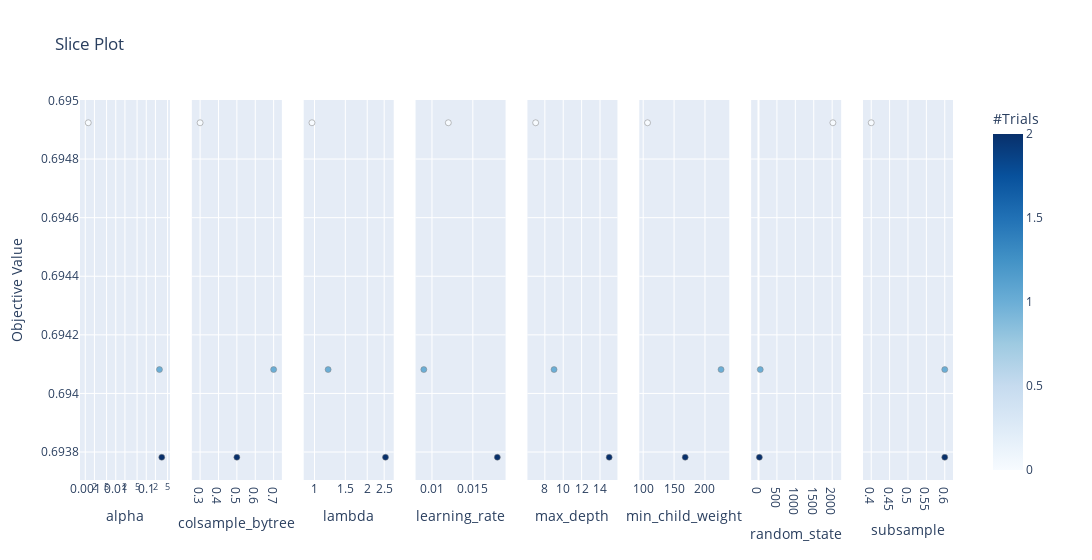

The notebook cell saved with this chart:
### Code cell
optuna.visualization.plot_slice(study)

### Figure 1 — Plotly figure (JSON) as saved in the notebook; plotly's stock layout.template omitted (floating-point values rounded to 4 significant figures)
{"data": [{"marker": {"color": [0, 1, 2], "colorbar": {"title": {"text": "#Trials"}, "x": 1, "xpad": 40}, "colorscale": [[0, "rgb(247,251,255)"], [0.125, "rgb(222,235,247)"], [0.25, "rgb(198,219,239)"], [0.375, "rgb(158,202,225)"], [0.5, "rgb(107,174,214)"], [0.625, "rgb(66,146,198)"], [0.75, "rgb(33,113,181)"], [0.875, "rgb(8,81,156)"], [1, "rgb(8,48,107)"]], "line": {"color": "Grey", "width": 0.5}, "showscale": true}, "mode": "markers", "showlegend": false, "type": "scatter", "x": [0.001254, 0.271, 0.3228], "xaxis": "x", "y": [0.6949, 0.6941, 0.6938], "yaxis": "y"}, {"marker": {"color": [0, 1, 2], "colorbar": {"title": {"text": "#Trials"}, "x": 1, "xpad": 40}, "colorscale": [[0, "rgb(247,251,255)"], [0.125, "rgb(222,235,247)"], [0.25, "rgb(198,219,239)"], [0.375, "rgb(158,202,225)"], [0.5, "rgb(107,174,214)"], [0.625, "rgb(66,146,198)"], [0.75, "rgb(33,113,181)"], [0.875, "rgb(8,81,156)"], [1, "rgb(8,48,107)"]], "line": {"color": "Grey", "width": 0.5}, "showscale": false}, "mode": "markers", "showlegend": false, "type": "scatter", "x": [0.3, 0.7, 0.5], "xaxis": "x2", "y": [0.6949, 0.6941, 0.6938], "yaxis": "y2"}, {"marker": {"color": [0, 1, 2], "colorbar": {"title": {"text": "#Trials"}, "x": 1, "xpad": 40}, "colorscale": [[0, "rgb(247,251,255)"], [0.125, "rgb(222,235,247)"], [0.25, "rgb(198,219,239)"], [0.375, "rgb(158,202,225)"], [0.5, "rgb(107,174,214)"], [0.625, "rgb(66,146,198)"], [0.75, "rgb(33,113,181)"], [0.875, "rgb(8,81,156)"], [1, "rgb(8,48,107)"]], "line": {"color": "Grey", "width": 0.5}, "showscale": false}, "mode": "markers", "showlegend": false, "type": "scatter", "x": [0.9667, 1.196, 2.543], "xaxis": "x3", "y": [0.6949, 0.6941, 0.6938], "yaxis": "y3"}, {"marker": {"color": [0, 1, 2], "colorbar": {"title": {"text": "#Trials"}, "x": 1, "xpad": 40}, "colorscale": [[0, "rgb(247,251,255)"], [0.125, "rgb(222,235,247)"], [0.25, "rgb(198,219,239)"], [0.375, "rgb(158,202,225)"], [0.5, "rgb(107,174,214)"], [0.625, "rgb(66,146,198)"], [0.75, "rgb(33,113,181)"], [0.875, "rgb(8,81,156)"], [1, "rgb(8,48,107)"]], "line": {"color": "Grey", "width": 0.5}, "showscale": false}, "mode": "markers", "showlegend": false, "type": "scatter", "x": [0.012, 0.009, 0.018], "xaxis": "x4", "y": [0.6949, 0.6941, 0.6938], "yaxis": "y4"}, {"marker": {"color": [0, 1, 2], "colorbar": {"title": {"text": "#Trials"}, "x": 1, "xpad": 40}, "colorscale": [[0, "rgb(247,251,255)"], [0.125, "rgb(222,235,247)"], [0.25, "rgb(198,219,239)"], [0.375, "rgb(158,202,225)"], [0.5, "rgb(107,174,214)"], [0.625, "rgb(66,146,198)"], [0.75, "rgb(33,113,181)"], [0.875, "rgb(8,81,156)"], [1, "rgb(8,48,107)"]], "line": {"color": "Grey", "width": 0.5}, "showscale": false}, "mode": "markers", "showlegend": false, "type": "scatter", "x": [7, 9, 15], "xaxis": "x5", "y": [0.6949, 0.6941, 0.6938], "yaxis": "y5"}, {"marker": {"color": [0, 1, 2], "colorbar": {"title": {"text": "#Trials"}, "x": 1, "xpad": 40}, "colorscale": [[0, "rgb(247,251,255)"], [0.125, "rgb(222,235,247)"], [0.25, "rgb(198,219,239)"], [0.375, "rgb(158,202,225)"], [0.5, "rgb(107,174,214)"], [0.625, "rgb(66,146,198)"], [0.75, "rgb(33,113,181)"], [0.875, "rgb(8,81,156)"], [1, "rgb(8,48,107)"]], "line": {"color": "Grey", "width": 0.5}, "showscale": false}, "mode": "markers", "showlegend": false, "type": "scatter", "x": [107, 226, 168], "xaxis": "x6", "y": [0.6949, 0.6941, 0.6938], "yaxis": "y6"}, {"marker": {"color": [0, 1, 2], "colorbar": {"title": {"text": "#Trials"}, "x": 1, "xpad": 40}, "colorscale": [[0, "rgb(247,251,255)"], [0.125, "rgb(222,235,247)"], [0.25, "rgb(198,219,239)"], [0.375, "rgb(158,202,225)"], [0.5, "rgb(107,174,214)"], [0.625, "rgb(66,146,198)"], [0.75, "rgb(33,113,181)"], [0.875, "rgb(8,81,156)"], [1, "rgb(8,48,107)"]], "line": {"color": "Grey", "width": 0.5}, "showscale": false}, "mode": "markers", "showlegend": false, "type": "scatter", "x": [2020, 48, 24], "xaxis": "x7", "y": [0.6949, 0.6941, 0.6938], "yaxis": "y7"}, {"marker": {"color": [0, 1, 2], "colorbar": {"title": {"text": "#Trials"}, "x": 1, "xpad": 40}, "colorscale": [[0, "rgb(247,251,255)"], [0.125, "rgb(222,235,247)"], [0.25, "rgb(198,219,239)"], [0.375, "rgb(158,202,225)"], [0.5, "rgb(107,174,214)"], [0.625, "rgb(66,146,198)"], [0.75, "rgb(33,113,181)"], [0.875, "rgb(8,81,156)"], [1, "rgb(8,48,107)"]], "line": {"color": "Grey", "width": 0.5}, "showscale": false}, "mode": "markers", "showlegend": false, "type": "scatter", "x": [0.4, 0.6, 0.6], "xaxis": "x8", "y": [0.6949, 0.6941, 0.6938], "yaxis": "y8"}], "layout": {"title": {"text": "Slice Plot"}, "width": 2400, "xaxis": {"anchor": "y", "domain": [0, 0.1031], "title": {"text": "alpha"}, "type": "log"}, "xaxis2": {"anchor": "y2", "domain": [0.1281, 0.2312], "title": {"text": "colsample_bytree"}}, "xaxis3": {"anchor": "y3", "domain": [0.2562, 0.3594], "title": {"text": "lambda"}, "type": "log"}, "xaxis4": {"anchor": "y4", "domain": [0.3844, 0.4875], "title": {"text": "learning_rate"}}, "xaxis5": {"anchor": "y5", "domain": [0.5125, 0.6156], "title": {"text": "max_depth"}}, "xaxis6": {"anchor": "y6", "domain": [0.6406, 0.7438], "title": {"text": "min_child_weight"}}, "xaxis7": {"anchor": "y7", "domain": [0.7688, 0.8719], "title": {"text": "random_state"}}, "xaxis8": {"anchor": "y8", "domain": [0.8969, 1], "title": {"text": "subsample"}}, "yaxis": {"anchor": "x", "domain": [0, 1], "title": {"text": "Objective Value"}}, "yaxis2": {"anchor": "x2", "domain": [0, 1], "matches": "y", "showticklabels": false}, "yaxis3": {"anchor": "x3", "domain": [0, 1], "matches": "y", "showticklabels": false}, "yaxis4": {"anchor": "x4", "domain": [0, 1], "matches": "y", "showticklabels": false}, "yaxis5": {"anchor": "x5", "domain": [0, 1], "matches": "y", "showticklabels": false}, "yaxis6": {"anchor": "x6", "domain": [0, 1], "matches": "y", "showticklabels": false}, "yaxis7": {"anchor": "x7", "domain": [0, 1], "matches": "y", "showticklabels": false}, "yaxis8": {"anchor": "x8", "domain": [0, 1], "matches": "y", "showticklabels": false}}}
